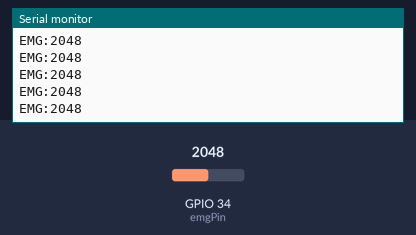
A sketch run on a simulated ESP32. On the bench: the last lines printed to the serial monitor. Inputs (shaded band) come from the test bench; at power-on: GPIO 34 (emgPin) = 2048.

Above: at 1.2 s.
1.3 s: GPIO 34 (emgPin) set to 2866
At 2.1 s:
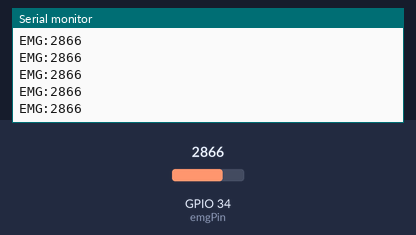
2.8 s: GPIO 34 (emgPin) set to 3603
At 3.7 s:
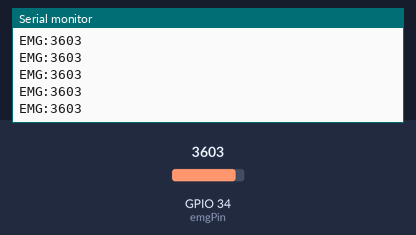
Timing chart, 0 to 5.8 s (numbered marks = the images above; inputs shaded):
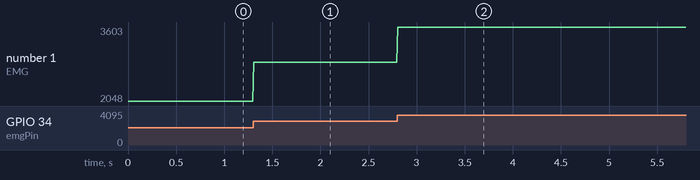

The sketch:

emg_esp32.ino
```cpp
const int emgPin = 34;

void setup() {
  Serial.begin(115200);
}

void loop() {
  int emgValue = analogRead(emgPin);

  Serial.print("EMG:");
  Serial.println(emgValue);  // Clean format for software parsing

  delay(10);
}
```

Measured:
- after the input at 1.3 s, the serial monitor: prints a new line at once (image 1)
- after the input at 2.8 s, the serial monitor: prints a new line at once (image 2)
- plotted number 1: 2048 → 2866 after the input at 1.3 s, 2866 → 3603 after the input at 2.8 s
